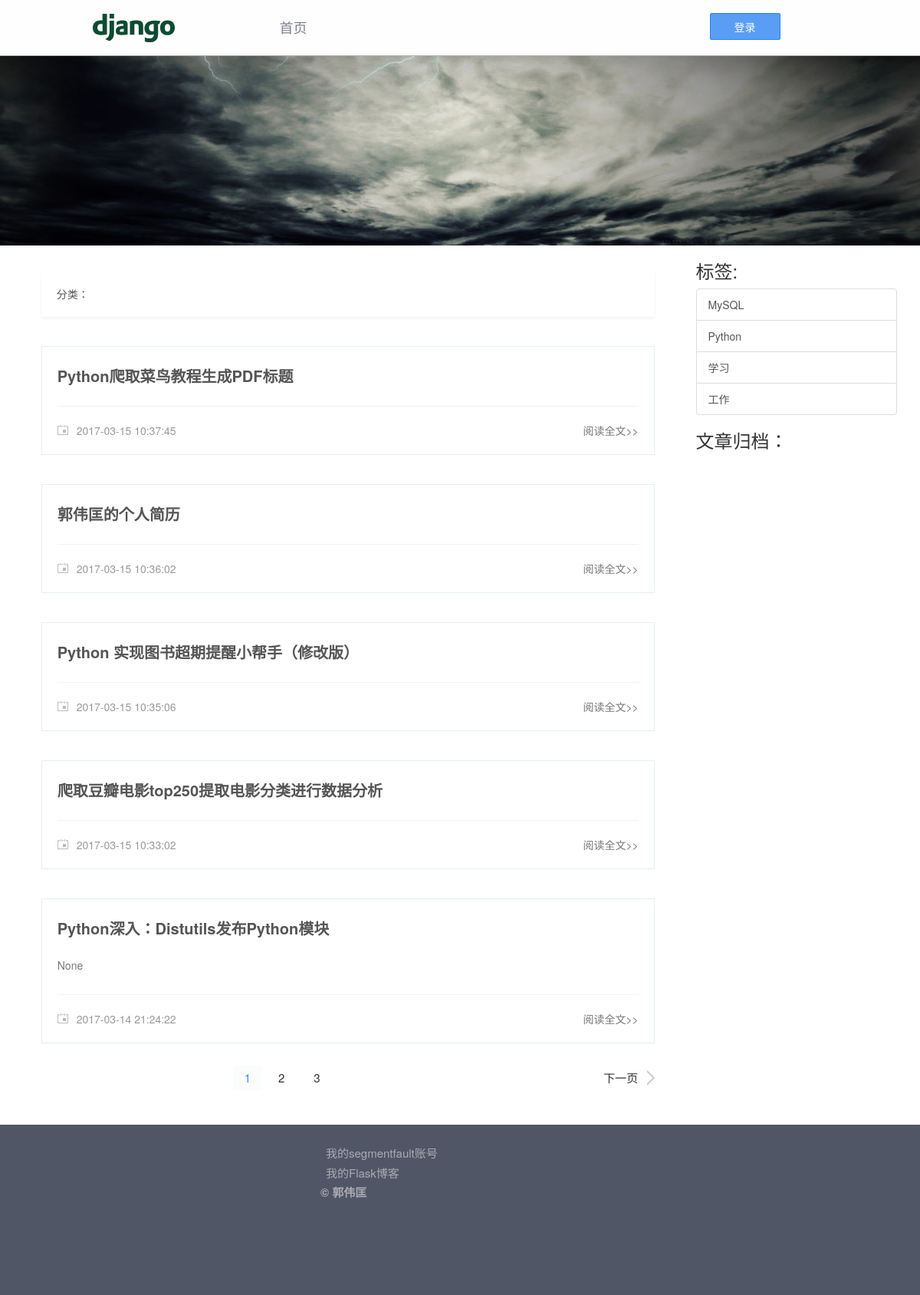
Page /archive/2017/3 on the earlier database version.
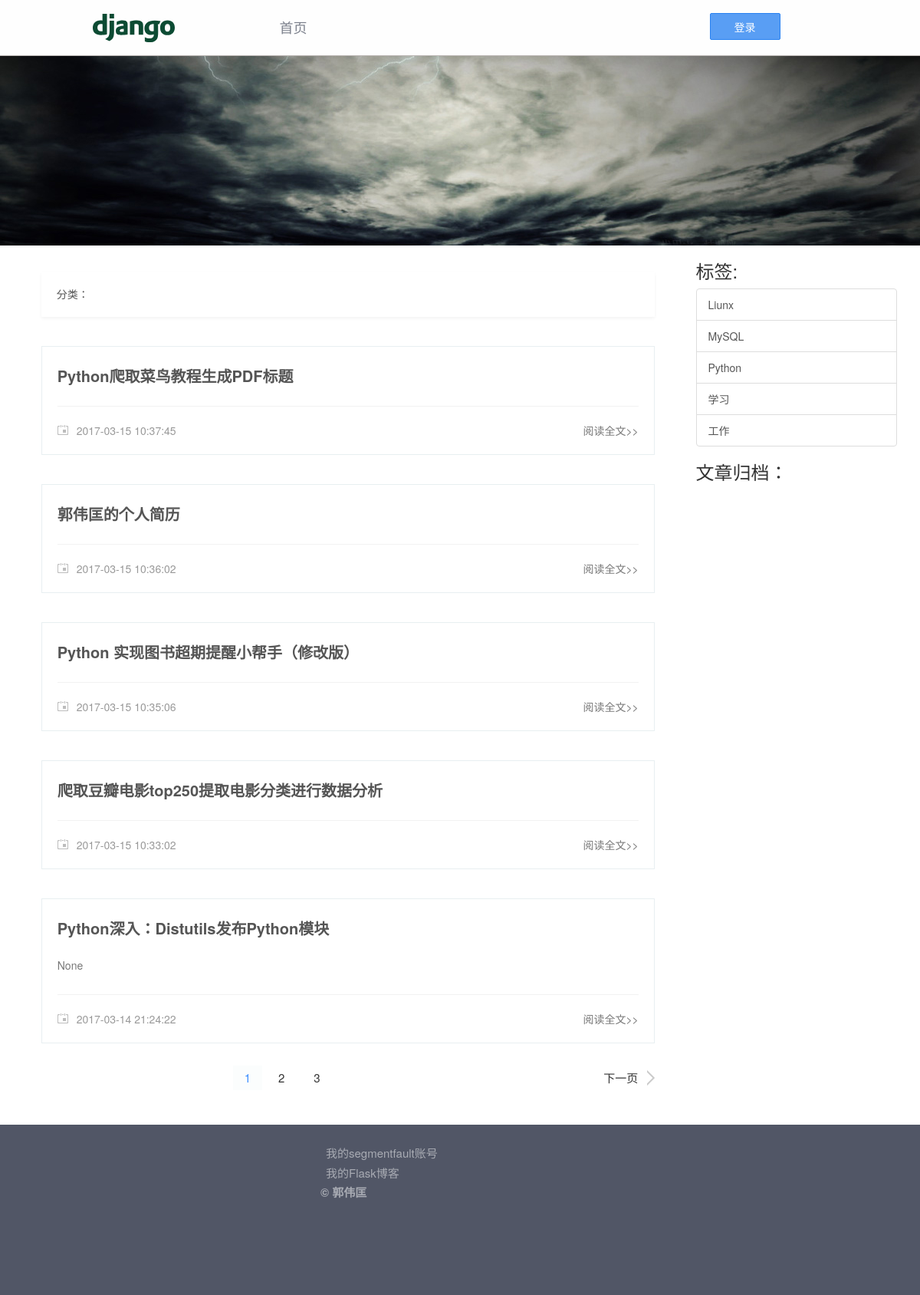
Same page on the later database version.
### blog/models.py (models this page shows, shortened)
class Article(models.Model):
    STATUS_CHOICES = (
        ('d', 'Draft'),
        ('p', 'Publish')
    )
    title = models.CharField('标题', max_length=140)
    body = models.TextField('正文')
    created_time = models.DateTimeField('创建时间')
    last_modified_time = models.DateTimeField('修改时间')
    """
         choices 参数需要的值，choices选项会使该field在被渲染成form时
         被渲染为一个select组件，这里我定义了两个状态，
         一个是Draft（草稿），一个是Published（已发布），
         select组件会有两个选项：Draft 和 Published。
         但是存储在数据库中的值分别是'd'和'p'，这就是 choices的作用。
    """
    status = models.CharField('文章状态', max_length=1, choices=STATUS_CHOICES)
    abstract = models.CharField('摘要', max_length=60, blank=True, null=True,
                                help_text="可选，如若为空将摘取正文的前60个字符")
    views = models.PositiveIntegerField('浏览量', default=0)
    likes = models.PositiveIntegerField('点赞数', default=0)
    topped = models.BooleanField('置顶', default=False)
    """
        文章的分类，ForeignKey即数据库中的外键。
        外键的定义是：如果数据库中某个表的列的值是另外一个表的主键。
        外键定义了一个一对多的关系，这里即一篇文章对应一个分类，而一个分类下可能有多篇文章.
        详情参考django官方文档关于ForeinKey的说明，
        on_delete=models.SET_NULL表示删除某个分类（category）后该分类下所有的Article的外键设为null（空）
    """
    category = models.ForeignKey('Category', verbose_name='分类',
                                 null=True, on_delete=models.SET_NULL)
    tags = models.ManyToManyField('Tag', verbose_name='标签集合', blank=True)
    objects = ArticleManage()
    class Meta:
        ordering = ['-last_modified_time']

class Tag(models.Model):
    name = models.CharField('标签名', max_length=20)
    created_time = models.DateTimeField('创建时间', auto_now_add=True)
    last_modified_time = models.DateTimeField('修改时间', auto_now=True)

### blog/views.py (the view)
# urls.py: url(r'^archive/(?P<year>\d+)/(?P<month>\d+)$', views.ArchiveView.as_view(), name='archive'),
class ArchiveView(ListView):
    template_name = 'blog/index.html'
    context_object_name = 'article_list'
    def get_queryset(self):
        year = int(self.kwargs['year'])
        month = int(self.kwargs['month'])
        article_list = Article.objects.filter(created_time__year=year, created_time__month=month)
        for article in article_list:
            article.body = markdown2.markdown(article.body, extras=['fenced-code-blocks'], )
        return article_list
    def get_context_data(self, **kwargs):
        kwargs['tag_list'] = Tag.objects.all().order_by('name')
        return super(ArchiveView, self).get_context_data(**kwargs)

### blog/templatetags/paginate_tags.py (called while the page is built)
def get_right(current_page, right, num_pages):
    if current_page == num_pages:
        return []
    return [i + 1 for i in range(current_page, current_page + right - 1) if i < num_pages - 1]

### blog/templates/blog/index.html (shortened to what this page needs)
{% extends 'base.html' %}
{% block content %}
    <div id="banner" class="noselect"></div>
    <div class="container">
        <div class="row">
            <div class="col-lg-9">
                <div id="category" class="noselect">
                    <div id="category-title">
                        <ul>
                            <li>分类：</li>
                        </ul>
                    </div>
                </div>
                <div id="bd" class="wrp clear-fix">
                    <div id="main">
                        {% load paginate_tags %}
                        {% for article in article_list %}
                            <div class="post">
                                <div class="post-hd">
                                    <h1 class="title"><a href="{% url 'blog:detail' article.pk %}">{{ article.title }}</a></h1>
                                </div>
                                <div class="post-bd">
                                    <p>{{ article.abstract }}</p>
                                </div>
                                <div class="post-ft">
                                    <a href="{% url 'blog:detail' article.id %}" class="more">阅读全文>></a>
                                    <i class="icon-date"></i>
                                    <span class="date">{{ article.last_modified_time }}</span>
                                </div>
                            </div>
                        {% endfor %}
                        {% include 'blog/pagination.html' %}
                    </div>
                </div>
            </div>
            <div class="col-lg-3">
                <h3>标签:</h3>
                <div class="list-group">
                    {% for tag in tag_list %}
                        <a href="{% url 'blog:tag' tag.pk %}" class="list-group-item">{{ tag.name }}</a>
                    {% endfor %}
                </div>
                <h3>文章归档：</h3>
            </div>
        </div>
    </div>
{% endblock %}

Differences in the rows shown:
added Tag: name "Liunx"
